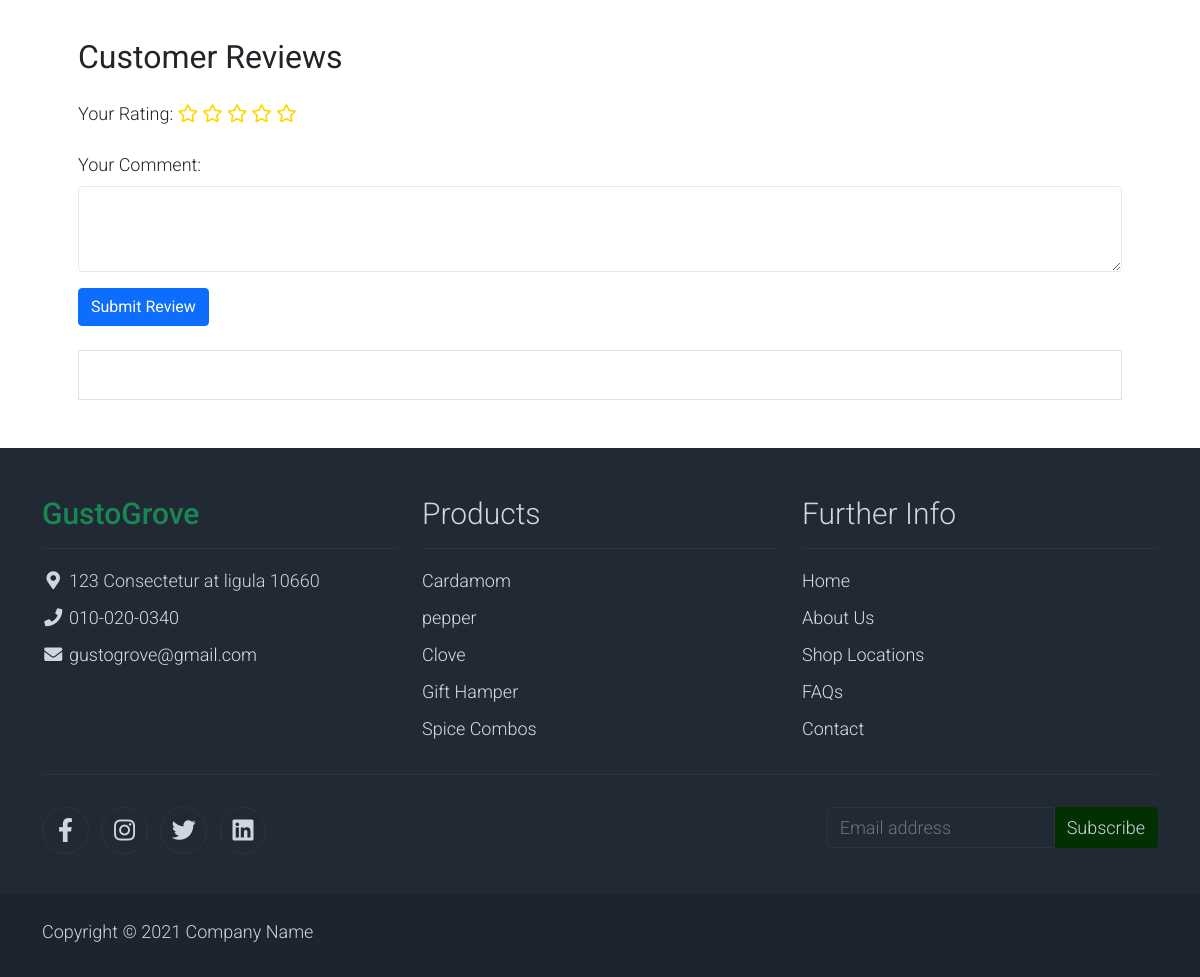
Before: /product_detail/2/ (lower part) with the older database file.
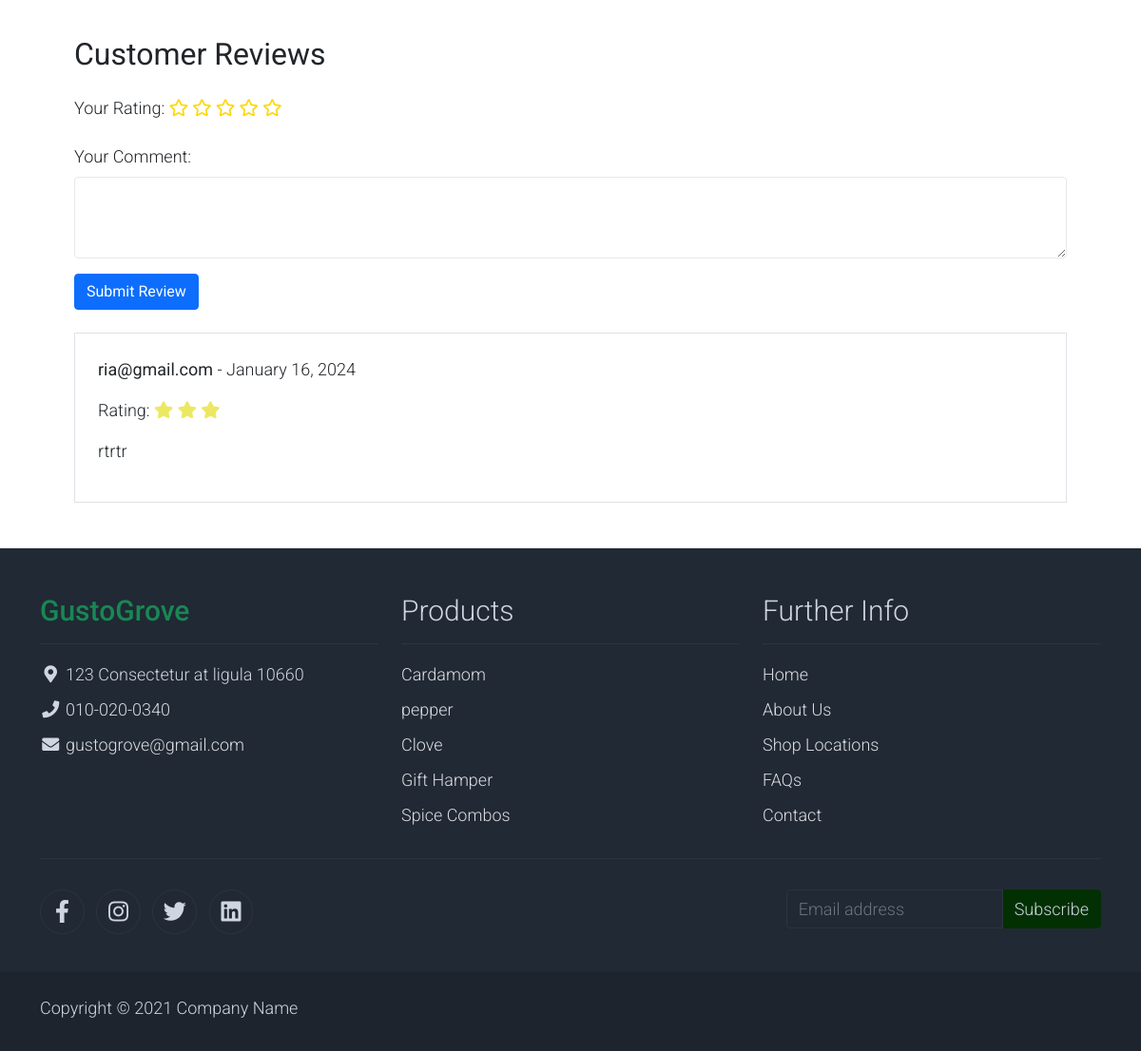
After: the same page with the newer database file.
### storeapp/models.py (models this page shows, shortened)
class CustomerReview(models.Model):
    product = models.ForeignKey(Product, on_delete=models.CASCADE)
    user = models.ForeignKey(CustomUser, on_delete=models.CASCADE)
    rating = models.PositiveIntegerField(choices=[(i, str(i)) for i in range(1, 6)])
    comment = models.TextField()
    created_at = models.DateTimeField(auto_now_add=True)

### userapp/models.py (models this page shows, shortened)
class CustomUser(AbstractUser):
    username = None
    USERNAME_FIELD  = 'email'
    name = models.CharField(max_length=100, default='')
    email = models.EmailField(unique=True)
    password = models.CharField(max_length=128)
    is_customer = models.BooleanField(default=False)
    is_seller = models.BooleanField(default=False)
    gstn = models.CharField(max_length=15, blank=True, null=True)  # GSTN field
    REQUIRED_FIELDS = []

### storeapp/views.py (the view)
# urls.py: path('product_detail/<int:product_id>/', views.product_detail, name='product_detail'),
def product_detail(request, product_id):
    product = get_object_or_404(Product, pk=product_id)
    reviews = CustomerReview.objects.filter(product=product)
    print(reviews)
    return render(request, 'shop-single.html', {'product': product,'reviews': reviews
})

### template/shop-single.html (shortened to what the changed rows need)
{% load static %}
<!DOCTYPE html>
<html lang="en">
<head>
    <link rel="stylesheet" href="{% static 'css\bootstrap.min.css' %}">
    <link rel="stylesheet" href="{% static 'css\templatemo.css' %}">
    <link rel="stylesheet" href="{% static 'css\custom.css' %}">
    <link rel="stylesheet" href="{% static 'assets/css/fontawesome.min.css' %}">
    <link rel="stylesheet" href="{% static 'css/blog.css' %}" />
    <link
      rel="stylesheet"
      href="https://cdnjs.cloudflare.com/ajax/libs/font-awesome/5.12.1/css/all.min.css"
    />
    <link rel="stylesheet" type="text/css" href="{% static 'css\slick.min.css' %}">
    <link rel="stylesheet" type="text/css" href="{% static 'css\slick-theme.css' %}">
    <link rel="stylesheet" href="https://cdnjs.cloudflare.com/ajax/libs/font-awesome/5.15.3/css/all.min.css">
</head>
<body>
    <section class="py-5">
        <div class="container px-4 px-lg-5 mt-5">
            <h2 class="fw-bolder mb-4">Customer Reviews</h2>
            <form method="post" action="{% url 'add_review' product_id=product.id %}">
                <div class="mb-3">
                </div>
                <div class="mb-3">
                </div>
                <button type="submit" class="btn btn-primary">Submit Review</button>
            </form>
            <div class="customer-reviews-box border p-4">
            {% for review in reviews %}
                <div>
                    <p><strong>{{ review.user.email }}</strong> - {{ review.created_at|date:"F d, Y" }}</p>
                    <p>Rating:
                        {% for _ in ""|ljust:review.rating %}
                            <i class="fas fa-star text-warning"></i>
                        {% endfor %}
                    </p>
                    <p>{{ review.comment }}</p>
                </div>
            {% endfor %}
            </div>
        </div>
    </section>
    <footer class="bg-dark" id="tempaltemo_footer">
        <div class="container">
            <div class="row">
                <div class="col-md-4 pt-5">
                    <h2 class="h2 text-success border-bottom pb-3 border-light logo">GustoGrove</h2>
                </div>
                <div class="col-md-4 pt-5">
                    <h2 class="h2 text-light border-bottom pb-3 border-light">Products</h2>
                </div>
                <div class="col-md-4 pt-5">
                    <h2 class="h2 text-light border-bottom pb-3 border-light">Further Info</h2>
                </div>
            </div>
        </div>
    </footer>
</body>
</html>

Changed rows visible on the page:
added CustomerReview: user.email "ria@gmail.com", created_at "January 16, 2024", rating 3 (drawn), comment "rtrtr"
